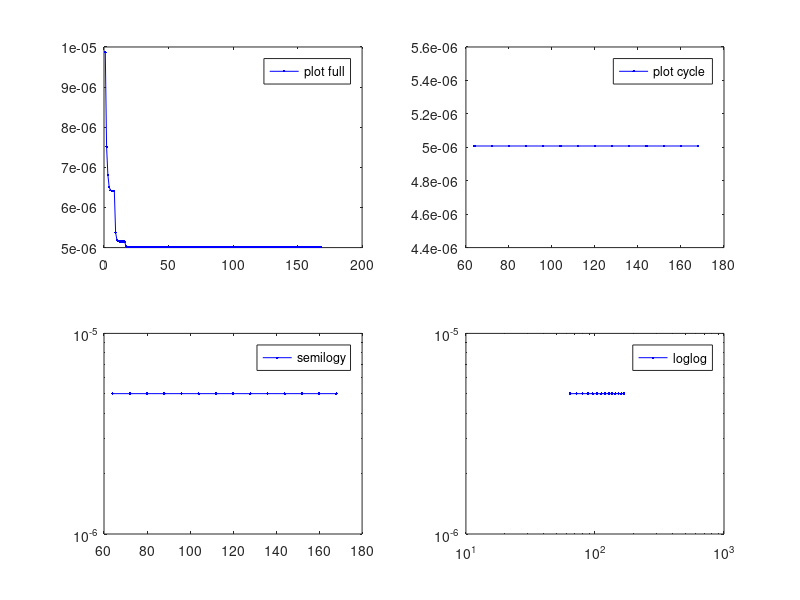

Source code (MATLAB):

engy = load('engy129.txt');

size(engy);
xx = 64:8:168;
yy = 1:1:168;
figure(1);
hold on;
subplot(2,2,1);
plot(yy,engy(yy),'b.-');
legend('plot full');
subplot(2,2,2);
plot(xx,engy(xx),'b.-');
legend('plot cycle');
subplot(2,2,3);
semilogy(xx,engy(xx),'b.-');
legend('semilogy');
subplot(2,2,4);
loglog(xx,engy(xx),'b.-');
legend('loglog');
